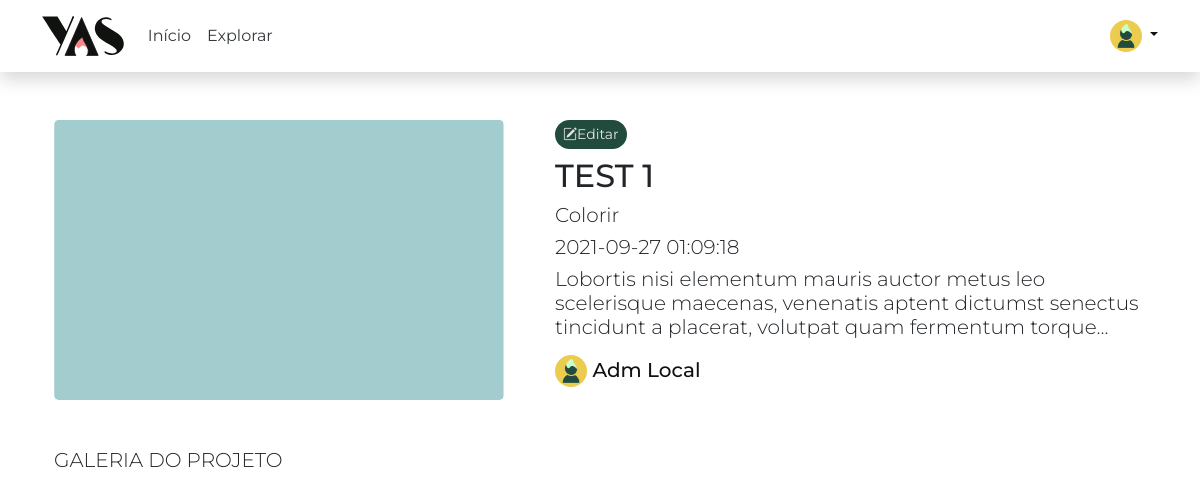
The page /proj-view.php?cod=1 (signed in) on the database its author committed.
### tables this page shows
create table projeto(
    proj_id int not null primary key auto_increment,
    user_id int not null,
    tag_id int not null,
    proj_name varchar(100) not null,
    proj_desc mediumtext not null,
    proj_back_img varchar(60) not null,
    proj_data datetime DEFAULT NULL,
    foreign key(user_id) references user_yas(user_id) on delete cascade,
    foreign key(tag_id) references tag_proj(tag_id)
);

create table tag_proj(
    tag_id int not null primary key auto_increment,
    tag_name varchar(45) not null,
    tag_img varchar(60) default null
);

create table user_yas(
    user_id int not null primary key auto_increment,
    user_email varchar(400) not null unique,
    user_senha varchar(70) not null,
    user_carreira varchar(20) null,
    user_whatsapp_cont  bigint(15) null,
    user_first_name varchar(30) not null,
    user_last_name varchar(30) not null,
    user_email_cont varchar(400)  null,
    user_telefone_cont bigint(15)  null,
    user_desc mediumtext null,
    social_url mediumtext null,
    social_insta varchar(20) null,
    social_twitter varchar(20) null,
    user_foto varchar(70) default null
);

### includes/function/function-img.php (called while the page is built)
<?php
    function img_perfil($arq) {
        $caminho="upload/img-user/$arq";
        if (is_null($arq) || !file_exists($caminho) || empty($arq)) {
            return "layout/image/user-yas.png";
        }
        else {
            return $caminho;
        }
    }
    function bg_proj($arq) {
        $caminho="upload/img-proj-bg/$arq";
        if (is_null($arq) || !file_exists($caminho) || empty($arq)) {
            return "layout/image/bg-yas.png";
        }
        else {
            return $caminho;
        }
    }
?>

### includes/function/function-login.php (called while the page is built, shortened)
<?php
    function is_logado(){
        if(empty($_SESSION['id'])){
            return false;
        }
        else{
            return true;
        }
    }
    function is_user(){
        if($_SESSION['id']=== $_GET['cod']){
            return true;
        }
        else{
            return false;
        }
    }
?>

### proj-view.php (the view, shortened to what this page needs)
<!DOCTYPE html>
<html lang="pt-br">
<head>
    <link type="text/css" rel="stylesheet" href="layout/css/style.css">
    <link href="bootstrap/css/bootstrap.min.css" rel="stylesheet">
    <link rel="stylesheet" href="https://cdn.jsdelivr.net/npm/bootstrap-icons@1.5.0/font/bootstrap-icons.css">
</head>
<body>
    <?php
      require_once "includes/connection-bd.php";
      require_once "includes/function/function-login.php";
      require_once "includes/function/function-img.php";
    ?>
    <?php
        require_once "includes/header.php";;
        $cod = $_GET['cod'] ?? null;
        $busca = $banco->query("SELECT projeto.proj_data, projeto.proj_back_img, projeto.proj_id, projeto.user_id, user_yas.user_first_name, user_yas.user_last_name, user_yas.user_foto, projeto.proj_name, projeto.proj_desc, tag.tag_name from projeto projeto join user_yas user_yas on projeto.user_id=user_yas.user_id join tag_proj tag on projeto.tag_id=tag.tag_id where projeto.proj_id='$cod'");
        ?>
    <div class="container mt-5">
        <?php
    if (!$busca) {
        echo msg_erro('Opp..', 'Falha na busca do banco de dados, por favor tente denovo', 'Tentar Novamente', 'index.php');
    } else {
    if ($busca->num_rows > 0) {
        $reg = $busca->fetch_object();
       ?>
        <div class="container mt-5">
            <div class="row">
                <div class="col-5">
                    <?php
                        $foto= bg_proj($reg->proj_back_img);
                        $perfil = img_perfil($reg->user_foto);
                     ?>
                    <img class="rounded-3 img-detalhe" src="<?php echo $foto ?>" width='450' height='280'>
                </div>
                <div class="col-7 ps-5">
                    <?php
                        if(is_logado()){
                    ?>
                    <?php
                    if (is_user()) {
                    ?>
                    <button onclick="window.location.href = 'proj-edit.php?cod=<?php echo $reg->proj_id?>'" type='button' class='btn btn-success btn-sm mb-2 '><i
                            class="bi bi-pencil-square"></i>Editar</button>
                    <?php
            } else {
            ?>
                    <button onclick="window.location.href = '#'" type='button' class='btn btn-primary btn-sm mb-2'><i
                            class="bi bi-star"></i> Salvar</button>
                    <?php
            }
            ?>
                    <?php
                        }
            ?>
                    <h2 class="text-uppercase"><?php echo $reg->proj_name?></h2>
                    <h5 class="yas_font_ligth"><?php echo $reg->tag_name?></h5>
                    <h5 class="yas_font_ligth"><?php echo $reg->proj_data?></h5>
                    <h5 class="yas_font_ligth"><?php echo mb_strimwidth("$reg->proj_desc", 0, 160, "...") ?></h5>
                    <h5 class="name mt-3">
                        <a class="link-dark"
                            href="user-perfil.php?cod=<?php echo $reg->user_id?>"><?php echo "<img src='$perfil' alt='mdo' width='32' height='32' class='rounded-circle Pfoto'> $reg->user_first_name&nbsp$reg->user_last_name"?></a>
                    </h5>
                </div>
            </div>
        </div>
        <div class="container mt-5">
            <h5 class="yas_font_ligth text-uppercase">galeria do projeto</h5>
        </div>
        <?php
      }
else {
      echo msg_local_avisso("Nenhum registro!!!");
    }
  }
  ?>
    </div>
</body>
</html>

### layout/css/style.css (style rules this page uses)
body { color: var(--yas_color5); overflow-x: hidden; font-family: var(--yas_font_type) !important; }
a.link-dark { text-decoration: none; color: var(--yas_color5); }
.name { text-transform: capitalize; }
.img-detalhe { object-fit: cover; }
.Pfoto { object-fit: cover; }

### layout/css/import/color.css (style rules this page uses)
:root { --yas_color1: #e6e0de; --yas_color2: #fa8589; --yas_color3: #c8ffca; --yas_color4: #204b3d; --yas_color5: #101210; --yas_color6: #eccc4f; --yas_color5_gradient: linear-gradient(180.12deg, rgba(16, 18, 16, 0.459) 0.1%, #101210 65.07%); --yas_color1_opacity: rgba(231, 225, 223, 0.939); --yas_color_error: #fa8589; --yas_color_success: #204b3d; --yas_color_warning: #eccc4f; }
button.btn-success { background-color: var(--yas_color4); border: 0; color: var(--yas_color1); border-radius: 20px; }

### rows shown on the page
projeto: proj_back_img (picture), proj_name "TEST 1", tag.tag_name "Colorir", proj_data "2021-09-27 01:09:18", proj_desc "Lobortis nisi elementum mauris auctor metus leo scelerisque maecenas, venenatis aptent dictumst senectus tincidunt a placerat, volutpat quam fermentum torque...", user.user_first_name "Adm", user.user_last_name "Local"
